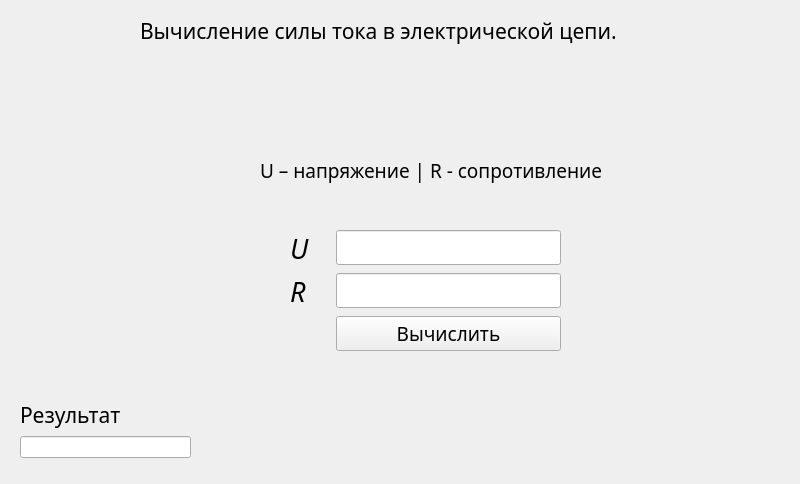
<?xml version="1.0" encoding="UTF-8"?>
<ui version="4.0">
 <class>current_strength_electronic_circuit_Window</class>
 <widget class="QMainWindow" name="current_strength_electronic_circuit_Window">
  <property name="geometry">
   <rect>
    <x>0</x>
    <y>0</y>
    <width>800</width>
    <height>484</height>
   </rect>
  </property>
  <property name="windowTitle">
   <string>MainWindow</string>
  </property>
  <widget class="QWidget" name="centralwidget">
   <widget class="QWidget" name="formLayoutWidget_2">
    <property name="geometry">
     <rect>
      <x>0</x>
      <y>390</y>
      <width>221</width>
      <height>91</height>
     </rect>
    </property>
    <layout class="QFormLayout" name="result_frame">
     <property name="leftMargin">
      <number>20</number>
     </property>
     <property name="topMargin">
      <number>10</number>
     </property>
     <property name="rightMargin">
      <number>30</number>
     </property>
     <property name="bottomMargin">
      <number>0</number>
     </property>
     <item row="0" column="0">
      <widget class="QLabel" name="label">
       <property name="font">
        <font>
         <family>Source Code Pro</family>
         <pointsize>16</pointsize>
        </font>
       </property>
       <property name="text">
        <string>Результат</string>
       </property>
      </widget>
     </item>
     <item row="1" column="0" colspan="2">
      <widget class="QLineEdit" name="result_text">
       <property name="text">
        <string/>
       </property>
      </widget>
     </item>
    </layout>
   </widget>
   <widget class="QLabel" name="img">
    <property name="geometry">
     <rect>
      <x>320</x>
      <y>50</y>
      <width>221</width>
      <height>91</height>
     </rect>
    </property>
    <property name="text">
     <string/>
    </property>
    <property name="pixmap">
     <pixmap>../../../formula5.png</pixmap>
    </property>
    <property name="alignment">
     <set>Qt::AlignmentFlag::AlignCenter</set>
    </property>
   </widget>
   <widget class="QLabel" name="current_strength_electronic_circuit_label">
    <property name="geometry">
     <rect>
      <x>140</x>
      <y>0</y>
      <width>551</width>
      <height>61</height>
     </rect>
    </property>
    <property name="font">
     <font>
      <family>Source Code Pro</family>
      <pointsize>16</pointsize>
     </font>
    </property>
    <property name="text">
     <string>Вычисление силы тока в электрической цепи.</string>
    </property>
    <property name="wordWrap">
     <bool>true</bool>
    </property>
   </widget>
   <widget class="QWidget" name="formLayoutWidget">
    <property name="geometry">
     <rect>
      <x>270</x>
      <y>210</y>
      <width>321</width>
      <height>161</height>
     </rect>
    </property>
    <layout class="QFormLayout" name="input_frame">
     <property name="leftMargin">
      <number>20</number>
     </property>
     <property name="topMargin">
      <number>20</number>
     </property>
     <property name="rightMargin">
      <number>30</number>
     </property>
     <property name="bottomMargin">
      <number>20</number>
     </property>
     <item row="2" column="0">
      <widget class="QLabel" name="R_label">
       <property name="font">
        <font>
         <family>Source Code Pro Medium</family>
         <pointsize>20</pointsize>
         <italic>true</italic>
        </font>
       </property>
       <property name="text">
        <string>R   </string>
       </property>
      </widget>
     </item>
     <item row="3" column="1">
      <widget class="QPushButton" name="current_strength_electronic_circuit_result_button">
       <property name="font">
        <font>
         <family>Source Code Pro Medium</family>
         <pointsize>14</pointsize>
         <bold>false</bold>
        </font>
       </property>
       <property name="text">
        <string>Вычислить</string>
       </property>
      </widget>
     </item>
     <item row="0" column="1">
      <widget class="QLineEdit" name="U_input">
       <property name="font">
        <font>
         <family>Source Code Pro</family>
         <pointsize>14</pointsize>
         <italic>false</italic>
         <bold>false</bold>
        </font>
       </property>
       <property name="text">
        <string/>
       </property>
      </widget>
     </item>
     <item row="0" column="0">
      <widget class="QLabel" name="U_label">
       <property name="font">
        <font>
         <family>Source Code Pro Medium</family>
         <pointsize>20</pointsize>
         <italic>true</italic>
        </font>
       </property>
       <property name="text">
        <string>U   </string>
       </property>
      </widget>
     </item>
     <item row="2" column="1">
      <widget class="QLineEdit" name="R_input">
       <property name="font">
        <font>
         <family>Source Code Pro</family>
         <pointsize>14</pointsize>
         <italic>false</italic>
         <bold>false</bold>
        </font>
       </property>
       <property name="text">
        <string/>
       </property>
      </widget>
     </item>
    </layout>
   </widget>
   <widget class="QLabel" name="info_label">
    <property name="geometry">
     <rect>
      <x>260</x>
      <y>150</y>
      <width>381</width>
      <height>41</height>
     </rect>
    </property>
    <property name="font">
     <font>
      <family>Source Code Pro</family>
      <pointsize>14</pointsize>
     </font>
    </property>
    <property name="text">
     <string>U – напряжение | R - сопротивление</string>
    </property>
   </widget>
  </widget>
 </widget>
 <resources/>
 <connections/>
</ui>
